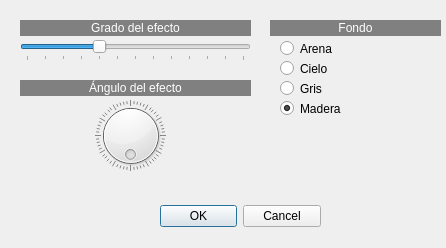
<?xml version="1.0" encoding="UTF-8"?>
<ui version="4.0">
 <class>bajorrelieve</class>
 <widget class="QDialog" name="bajorrelieve">
  <property name="geometry">
   <rect>
    <x>0</x>
    <y>0</y>
    <width>446</width>
    <height>248</height>
   </rect>
  </property>
  <property name="windowTitle">
   <string>Dialog</string>
  </property>
  <widget class="QDialogButtonBox" name="buttonBox">
   <property name="geometry">
    <rect>
     <x>160</x>
     <y>200</y>
     <width>161</width>
     <height>32</height>
    </rect>
   </property>
   <property name="orientation">
    <enum>Qt::Horizontal</enum>
   </property>
   <property name="standardButtons">
    <set>QDialogButtonBox::Cancel|QDialogButtonBox::Ok</set>
   </property>
  </widget>
  <widget class="QLabel" name="label">
   <property name="geometry">
    <rect>
     <x>20</x>
     <y>20</y>
     <width>231</width>
     <height>16</height>
    </rect>
   </property>
   <property name="styleSheet">
    <string notr="true">background-color: rgb(128, 128, 128);
color: rgb(255, 255, 255);</string>
   </property>
   <property name="text">
    <string>Grado del efecto</string>
   </property>
   <property name="alignment">
    <set>Qt::AlignCenter</set>
   </property>
  </widget>
  <widget class="QSlider" name="horizontalSlider">
   <property name="geometry">
    <rect>
     <x>20</x>
     <y>40</y>
     <width>231</width>
     <height>21</height>
    </rect>
   </property>
   <property name="minimum">
    <number>0</number>
   </property>
   <property name="maximum">
    <number>300</number>
   </property>
   <property name="pageStep">
    <number>16</number>
   </property>
   <property name="value">
    <number>100</number>
   </property>
   <property name="orientation">
    <enum>Qt::Horizontal</enum>
   </property>
   <property name="tickPosition">
    <enum>QSlider::TicksBelow</enum>
   </property>
   <property name="tickInterval">
    <number>25</number>
   </property>
  </widget>
  <widget class="QLabel" name="label_2">
   <property name="geometry">
    <rect>
     <x>20</x>
     <y>80</y>
     <width>231</width>
     <height>16</height>
    </rect>
   </property>
   <property name="styleSheet">
    <string notr="true">background-color: rgb(128, 128, 128);
color: rgb(255, 255, 255);</string>
   </property>
   <property name="text">
    <string>Ángulo del efecto</string>
   </property>
   <property name="alignment">
    <set>Qt::AlignCenter</set>
   </property>
  </widget>
  <widget class="QDial" name="dial">
   <property name="geometry">
    <rect>
     <x>90</x>
     <y>100</y>
     <width>81</width>
     <height>71</height>
    </rect>
   </property>
   <property name="maximum">
    <number>360</number>
   </property>
   <property name="wrapping">
    <bool>true</bool>
   </property>
   <property name="notchTarget">
    <double>6.000000000000000</double>
   </property>
   <property name="notchesVisible">
    <bool>true</bool>
   </property>
  </widget>
  <widget class="QLabel" name="label_3">
   <property name="geometry">
    <rect>
     <x>270</x>
     <y>20</y>
     <width>171</width>
     <height>16</height>
    </rect>
   </property>
   <property name="styleSheet">
    <string notr="true">background-color: rgb(128, 128, 128);
color: rgb(255, 255, 255);</string>
   </property>
   <property name="text">
    <string>Fondo</string>
   </property>
   <property name="alignment">
    <set>Qt::AlignCenter</set>
   </property>
  </widget>
  <widget class="QRadioButton" name="radioButton">
   <property name="geometry">
    <rect>
     <x>280</x>
     <y>40</y>
     <width>82</width>
     <height>17</height>
    </rect>
   </property>
   <property name="text">
    <string>Arena</string>
   </property>
  </widget>
  <widget class="QRadioButton" name="radioButton_2">
   <property name="geometry">
    <rect>
     <x>280</x>
     <y>60</y>
     <width>82</width>
     <height>17</height>
    </rect>
   </property>
   <property name="text">
    <string>Cielo</string>
   </property>
  </widget>
  <widget class="QRadioButton" name="radioButton_3">
   <property name="geometry">
    <rect>
     <x>280</x>
     <y>80</y>
     <width>82</width>
     <height>17</height>
    </rect>
   </property>
   <property name="text">
    <string>Gris</string>
   </property>
  </widget>
  <widget class="QRadioButton" name="radioButton_4">
   <property name="geometry">
    <rect>
     <x>280</x>
     <y>100</y>
     <width>82</width>
     <height>17</height>
    </rect>
   </property>
   <property name="text">
    <string>Madera</string>
   </property>
   <property name="checked">
    <bool>true</bool>
   </property>
  </widget>
 </widget>
 <resources/>
 <connections>
  <connection>
   <sender>buttonBox</sender>
   <signal>accepted()</signal>
   <receiver>bajorrelieve</receiver>
   <slot>accept()</slot>
   <hints>
    <hint type="sourcelabel">
     <x>248</x>
     <y>254</y>
    </hint>
    <hint type="destinationlabel">
     <x>157</x>
     <y>274</y>
    </hint>
   </hints>
  </connection>
  <connection>
   <sender>buttonBox</sender>
   <signal>rejected()</signal>
   <receiver>bajorrelieve</receiver>
   <slot>reject()</slot>
   <hints>
    <hint type="sourcelabel">
     <x>316</x>
     <y>260</y>
    </hint>
    <hint type="destinationlabel">
     <x>286</x>
     <y>274</y>
    </hint>
   </hints>
  </connection>
 </connections>
</ui>
